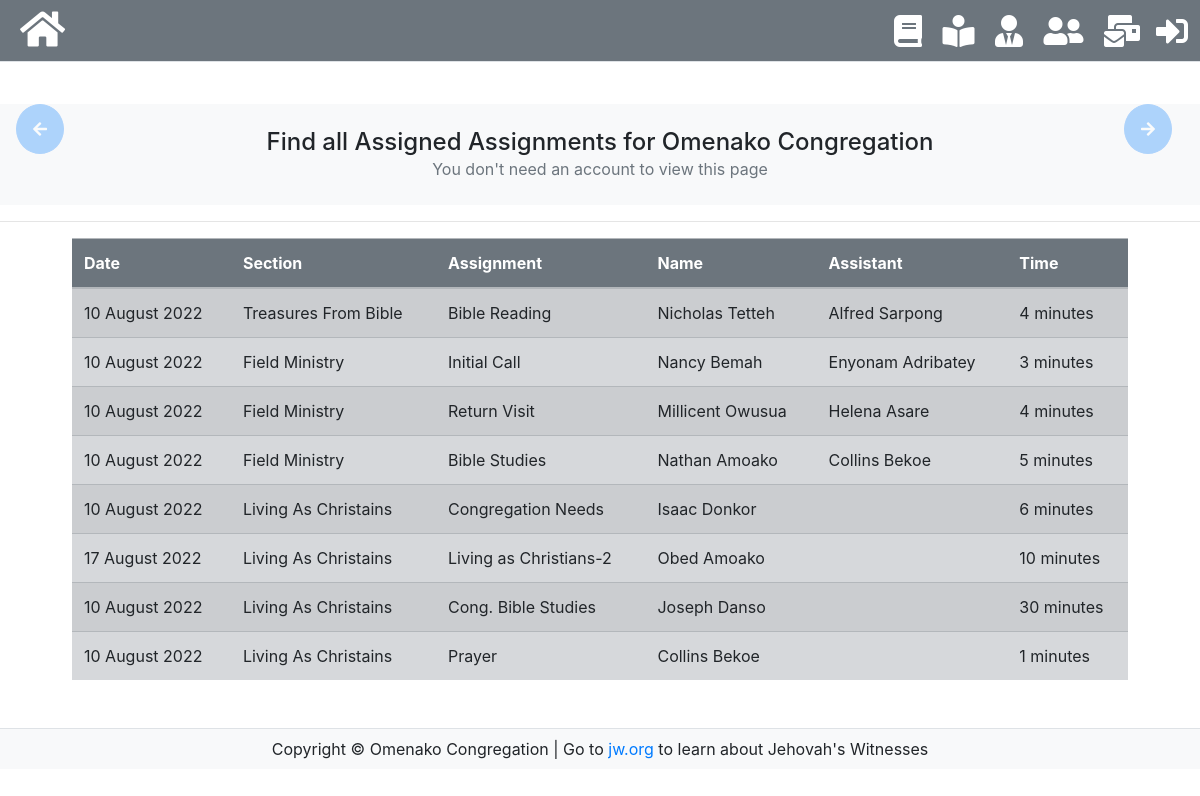
/assignments, run on an earlier commit of the app's database.
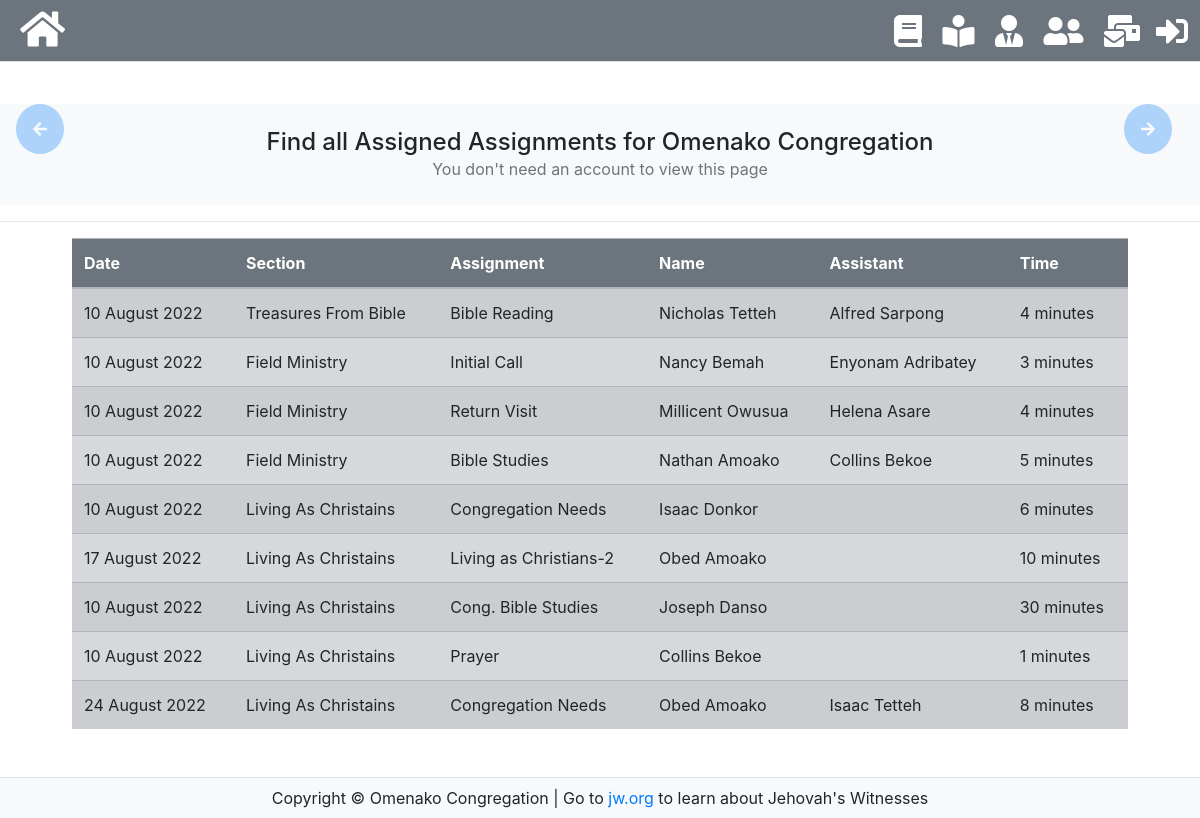
And on a later commit of the database.
### models.py (models this page shows, shortened)
class Assignment(db.Model):
    id = db.Column(db.Integer(), db.Identity(start=1, cycle=True), primary_key=True)
    date = db.Column(db.String())
    section = db.Column(db.String(50))
    typ = db.Column(db.String(50))
    name = db.Column(db.String(50))
    assist = db.Column(db.String(50))
    tim = db.Column(db.Integer())

### utils.py (the view)
@app.route('/assignments')
def assignments():
    assign = Assignment.query.all()
    return render_template('assignments.html', title='Assignments', assignments=assign)

### templates/assignments.html (shortened to what this page needs)
{% extends "base.html" %}
{% block content %}
<h4 class="pt-4 text-center mx-auto bg-light mb-0" >Find all Assigned Assignments for Omenako Congregation</h4>
      <p class="pb-4 bg-light pt-0 text-center text-secondary">You don't need an account to view this page</p><hr>
<table class="table table-secondary table-hover table-striped mx-auto mw-100" style="width: 88%;">
  <thead class="sticky-top bg-secondary text-white"style='top: 48px;'>
    <tr>
      <th scope="col">Date</th>
      <th scope="col">Section</th>
      <th scope="col">Assignment</th>
      <th scope="col">Name</th>
      <th scope="col">Assistant</th>
      <th scope="col">Time</th>
    </tr>
  </thead>
  <tbody>
    {% for ass in assignments %}
      <tr>
          <td>{{ ass.date }}</td>
          <td>{{ ass.section }} </td>
          <td>{{ ass.typ }} </td>
          <td>{{ ass.name }}</td>
          <td>{{ ass.assist }}</td>
          <td>{{ ass.tim }} minutes</td>
      </tr>
      {% endfor %}
  </tbody>
</table>
{% endblock %}

### templates/base.html (shortened to what this page needs)
<!DOCTYPE html>
<html>
    <head>
        <link rel= "stylesheet" type= "text/css" href="">
        <link href="https://stackpath.bootstrapcdn.com/bootstrap/4.4.1/css/bootstrap.min.css" rel="stylesheet">
        <link href="https://cdnjs.cloudflare.com/ajax/libs/font-awesome/5.10.0/css/all.min.css" rel="stylesheet">
    </head>
    <body>
        <div class="navbar bg-secondary absolute-top p-1 fixed-top border-bottom">
            <div class="nav-left navbar-brand text-white">
                <a class="text-white fa fa-home fa-2x ml-3" href="/"></a>
            </div>
           <div class="text-white">
              <a class="nav-item text-white p-2 fa fa-book fa-2x" title="Assignments" href="/assignments"></a>
              <a class="nav-item text-white p-2 fa fa-book-reader fa-2x" title="Readers" href='{{ url_for("readers") }}' target="_blank"></a>
              <a class="nav-item text-white p-2 fa fa-user-tie fa-2x" href='{{ url_for("field_lead") }}' title="Field Service Leaders" target="_blank"></a>
              <a class="nav-item text-white p-2 fa fa-user-friends fa-2x" title="All Users" href="/users"></a>
              <a class="nav-item text-white p-2 fa fa-mail-bulk fa-2x" title="Notice Board" href='{{ url_for("notices") }}'></a>
              {% if current_user.is_active %}
              <a href="{{ url_for('profile')}}" class="nav-item text-white p-2 fa fa-id-card fa-2x mr-2"
              title="Your Profile"></a>
              <a class="float-right nav-item text-white p-2 fa fa-sign-out-alt fa-2x" title="Log Out" href='{{ url_for("logout") }}'></a>
              {% else %}
              <a class="float-right nav-item text-white p-2 fa fa-2x fa-sign-in-alt"title='Log In' href='{{ url_for("login") }}'></a>
              {% endif %}
            </div>
        </div>
        <div class="my-5 py-1"></div>
        <div class="float-left position-fixed text-white btn btn-primary p-3 fa fa-arrow-left rounded-circle ml-3" title="Go back"
        onclick="history.back()"style='opacity: .3;'></div>
        <div class="float-right position-fixed text-white btn btn-primary p-3 fa fa-arrow-right rounded-circle mr-3" title="Go forward" onclick="history.forward()"
         style="right: 12px; opacity: .3;"></div>
        {% block content %}
        {% endblock %}
    </body>
    <footer class="footer text-center p-2 mt-5 mx-auto bg-light border-top relative">
        Copyright &copy; Omenako Congregation | Go to <a href="https://www.jw.org">jw.org</a>
        to learn about Jehovah's Witnesses
    </footer>
</html>

What changed in the data, as far as the page shows it:
added Assignment: date "24 August 2022", section "Living As Christains", typ "Congregation Needs", name "Obed Amoako", assist "Isaac Tetteh", tim "8"
